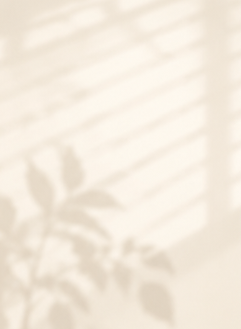
#> input picture src/assets/frames/1.png, 241 x 329 px
$ python -i image_utils.py   (imports and definitions only)
#> lines starting #> are read from the running program, lines starting #| are printed output that depends on the picture
### src/utils/log_utils.py
import os
import sys
import logging
from datetime import datetime
from pathlib import Path
from logging.handlers import TimedRotatingFileHandler


# 强制刷新输出缓冲区
# [7 lines left out: function force_print, not called in this run]


def setup_logger(name: str, log_dir: str = "./logs"):
    """
    设置日志记录器，使用时间轮转文件处理器
    """
    # 创建日志目录
    Path(log_dir).mkdir(parents=True, exist_ok=True)

    # 创建logger
    logger = logging.getLogger(name)
    logger.setLevel(logging.DEBUG)  # 改为DEBUG级别，确保所有日志都能输出
    logger.propagate = False  # 防止日志重复输出

    # 清除现有的处理器，避免重复
    logger.handlers.clear()

    # 创建按天轮转的文件处理器
    log_file = os.path.join(log_dir, f"{name}.log")

    # 使用时间轮转处理器，每天创建新文件
    file_handler = TimedRotatingFileHandler(
        log_file,
        when="midnight",
        interval=1,
        backupCount=30,  # 保留30天的日志
        encoding='utf-8'
    )
    file_handler.setLevel(logging.DEBUG)

    # 创建格式器
    file_formatter = logging.Formatter(
        '%(asctime)s - %(name)s - %(levelname)s - %(message)s',
        datefmt='%Y-%m-%d %H:%M:%S'
    )
    file_handler.setFormatter(file_formatter)

    # 添加文件处理器
    logger.addHandler(file_handler)

    # 检查当前是否为生产环境
    profile = os.getenv('SPRING_PROFILES_ACTIVE', os.getenv('APP_PROFILES_ACTIVE', 'dev'))

    # 如果是 prod 环境，则不添加控制台处理器，将日志全部输出到文件，保持控制台绝对静默
    if profile != 'prod':
        # 创建控制台处理器（关键修复：使用自定义流处理器）
        console_handler = logging.StreamHandler(sys.stdout)  # 明确指定输出到stdout
        console_handler.setLevel(logging.DEBUG)  # 控制台输出DEBUG级别
        console_formatter = logging.Formatter(
            '%(asctime)s - %(name)s - %(levelname)s - %(message)s',
            datefmt='%Y-%m-%d %H:%M:%S'
        )
        console_handler.setFormatter(console_formatter)

        # 添加控制台处理器
        logger.addHandler(console_handler)

    return logger


# 创建不同用途的日志记录器
app_logger = setup_logger("app", "./logs")
rag_logger = setup_logger("rag", "./logs")
upload_logger = setup_logger("upload", "./logs")
knowledge_logger = setup_logger("knowledge", "./logs")

# 导出强制打印函数，供其他模块使用
__all__ = ['app_logger', 'rag_logger', 'upload_logger', 'knowledge_logger', 'force_print']

### src/utils/image_utils.py
#!/usr/bin/env python3
# -*- coding: utf-8 -*-
"""
公共图片分析与属性处理工具类 (Image Attributes Analyzer)
"""

import os
from PIL import Image
import cv2
import numpy as np
from utils.log_utils import knowledge_logger

def analyze_local_image_attributes(image_path: str) -> dict:
    """提取本地图片的宽高、比例及主色调(picColor)的十六进制形式"""
#> called with image_path = '../assets/frames/1.png'
    try:
        if not image_path or not os.path.exists(image_path):
            return {}

        # 1. 宽高和比例分析
        with Image.open(image_path) as img:
#> img is the input picture: PIL image 241x329 RGB; mean R, G, B 244.1, 234.8, 221.5
            width, height = img.size
#> width = 241; height = 329
            scale = round(width / height, 2)
#> scale = 0.73

        # 2. KMeans (K=1) 色彩榨取算法提取核心主视觉色调
        img_cv = cv2.imread(image_path)
        if img_cv is not None:
            # 缩放至 50x50 以极大提速，降低像素量而不丢失核心色相分量
            img_small = cv2.resize(img_cv, (50, 50), interpolation=cv2.INTER_NEAREST)
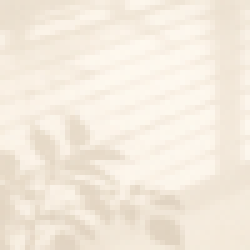
#> img_small: shape (50, 50, 3) (shown 5 times larger); mean B, G, R 221.3, 234.7, 244
            img_small = cv2.cvtColor(img_small, cv2.COLOR_BGR2RGB)
            pixels = img_small.reshape(-1, 3)
#> pixels = 2500 rows, first 8: [235, 224, 209], [234, 224, 208], [234, 223, 207], [235, 224, 207], [235, 223, 208], [235, 224, 208], [236, 225, 209], [236, 224, 209]
            pixels = np.float32(pixels)
            criteria = (cv2.TERM_CRITERIA_EPS + cv2.TERM_CRITERIA_MAX_ITER, 10, 1.0)
            _, _, centers = cv2.kmeans(pixels, 1, None, criteria, 5, cv2.KMEANS_PP_CENTERS)
#> centers = [[244, 234.7, 221.3]]
            dom_rgb = tuple(int(x) for x in centers[0])
#> dom_rgb = (244, 234, 221)
            hex_color = "#{:02x}{:02x}{:02x}".format(dom_rgb[0], dom_rgb[1], dom_rgb[2])
#> hex_color = '#f4eadd'
        else:
            hex_color = "#FFFFFF"

        return {
            "picWidth": width,
            "picHeight": height,
            "picScale": scale,
            "picColor": hex_color
        }
    except Exception as e:
        knowledge_logger.error(f'[IMAGE_UTILS] 分析本地图片属性异常: {str(e)}')
        return {}

>>> result = analyze_local_image_attributes('../assets/frames/1.png')
#> result = {'picWidth': 241, 'picHeight': 329, 'picScale': 0.73, 'picColor': '#f4eadd'}

$ run again, on src/assets/frames/10.png
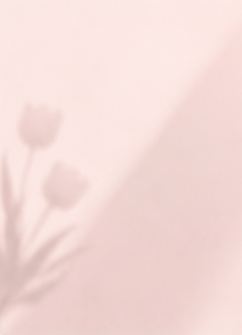
#> input picture src/assets/frames/10.png, 242 x 335 px
#> in analyze_local_image_attributes, img is the input picture: PIL image 242x335 RGB; mean R, G, B 243.6, 219, 215.2
#> in analyze_local_image_attributes, `img_small = cv2.resize(img_cv, (50, 50), interpolation=cv2.INTER_NEARE..`:
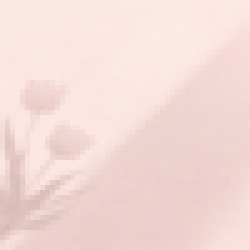
#> img_small: shape (50, 50, 3) (shown 5 times larger); mean B, G, R 215.4, 219.2, 243.7
#> pixels = 2500 rows, first 8: [251, 232, 229], [250, 232, 228], [250, 232, 229], [250, 232, 229], [251, 232, 230], [251, 232, 228], [250, 231, 228], [251, 232, 228]
#> centers = [[243.7, 219.2, 215.4]]
#> dom_rgb = (243, 219, 215)
#> hex_color = '#f3dbd7'
#> result = {'picWidth': 242, 'picHeight': 335, 'picScale': 0.72, 'picColor': '#f3dbd7'}

$ run again, on src/assets/frames/11.png
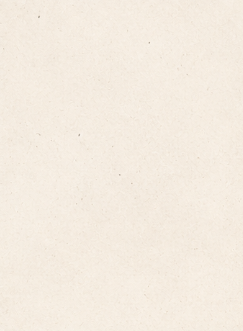
#> input picture src/assets/frames/11.png, 243 x 331 px
#> in analyze_local_image_attributes, img is the input picture: PIL image 243x331 RGB; mean R, G, B 244.1, 235.6, 224.3
#> in analyze_local_image_attributes, `img_small = cv2.resize(img_cv, (50, 50), interpolation=cv2.INTER_NEARE..`:
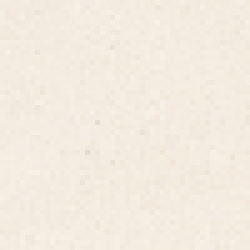
#> img_small: shape (50, 50, 3) (shown 5 times larger); mean B, G, R 224.2, 235.5, 244
#> pixels = 2500 rows, first 8: [243, 235, 225], [244, 235, 223], [242, 234, 222], [241, 234, 223], [245, 235, 226], [243, 236, 226], [241, 232, 221], [243, 234, 223]
#> centers = [[244, 235.5, 224.2]]
#> dom_rgb = (244, 235, 224)
#> hex_color = '#f4ebe0'
#> result = {'picWidth': 243, 'picHeight': 331, 'picScale': 0.73, 'picColor': '#f4ebe0'}

$ run again, on src/assets/frames/12.png
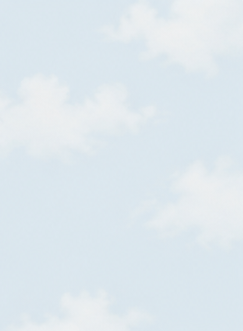
#> input picture src/assets/frames/12.png, 243 x 331 px
#> in analyze_local_image_attributes, img is the input picture: PIL image 243x331 RGB; mean R, G, B 222.4, 232.1, 238
#> in analyze_local_image_attributes, `img_small = cv2.resize(img_cv, (50, 50), interpolation=cv2.INTER_NEARE..`:
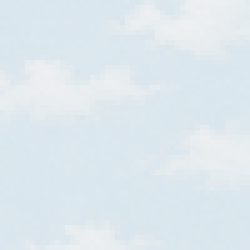
#> img_small: shape (50, 50, 3) (shown 5 times larger); mean B, G, R 238, 232.1, 222.4
#> pixels = 2500 rows, first 8: [219, 231, 239], [219, 231, 238], [219, 231, 237], [218, 230, 237], [218, 231, 238], [218, 230, 238], [218, 231, 238], [218, 231, 239]
#> centers = [[222.4, 232.1, 238]]
#> dom_rgb = (222, 232, 237)
#> hex_color = '#dee8ed'
#> result = {'picWidth': 243, 'picHeight': 331, 'picScale': 0.73, 'picColor': '#dee8ed'}
